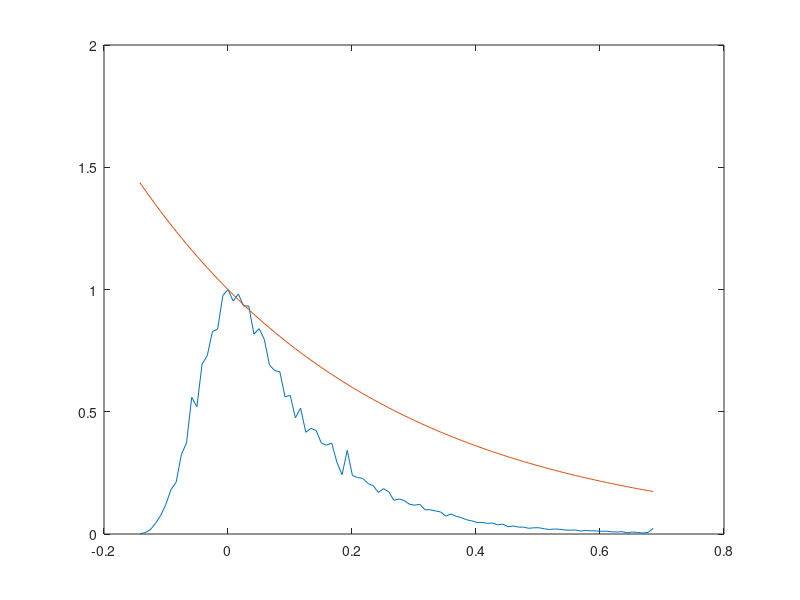

MATLAB code to generate this figure:
load('isum.mat');

%hist(isum(:),100);
[N,X] = hist(isum(:),100);

N = N./max(N(:));
[x,ix] = max(N(:));
X = X-X(ix);

%isum(isum>X(ix)) = [];

si = std(isum(:));
mi = mean(isum(:));

plot(X,N,X,exp(-X./mean(isum(:))));
